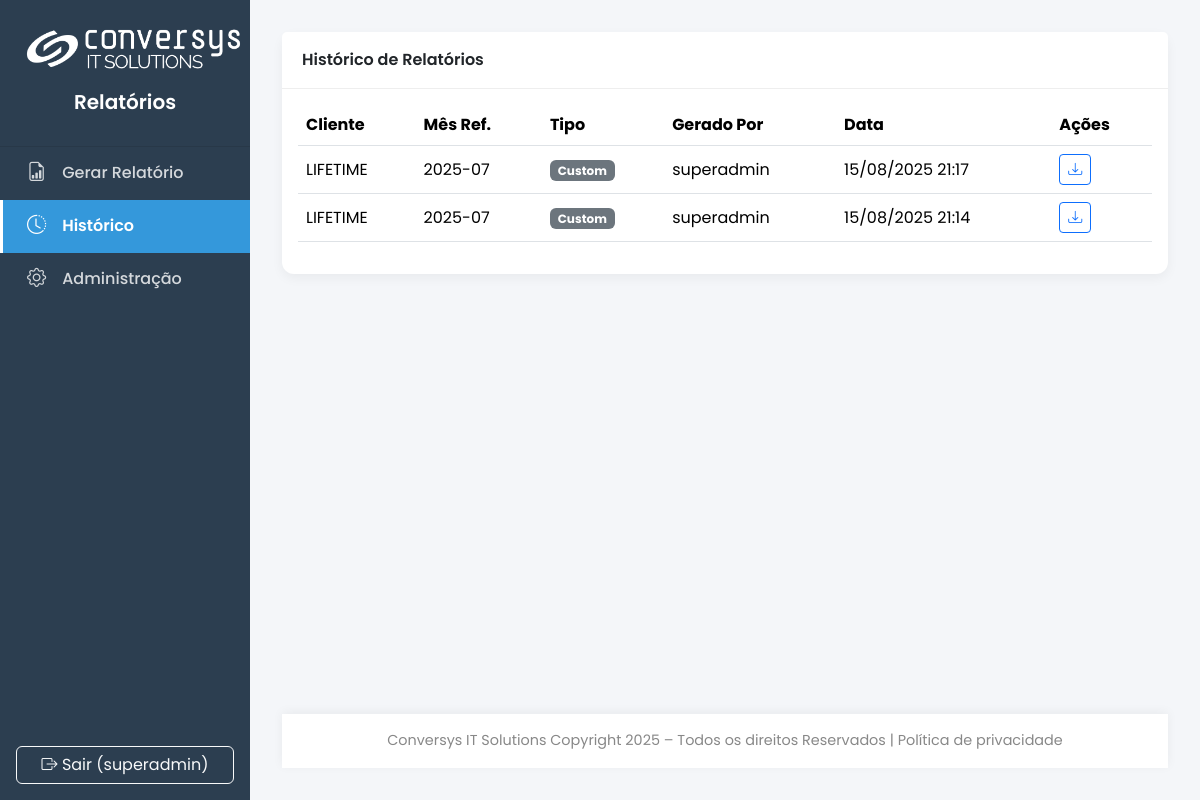
The app's page /history (signed in), older data.
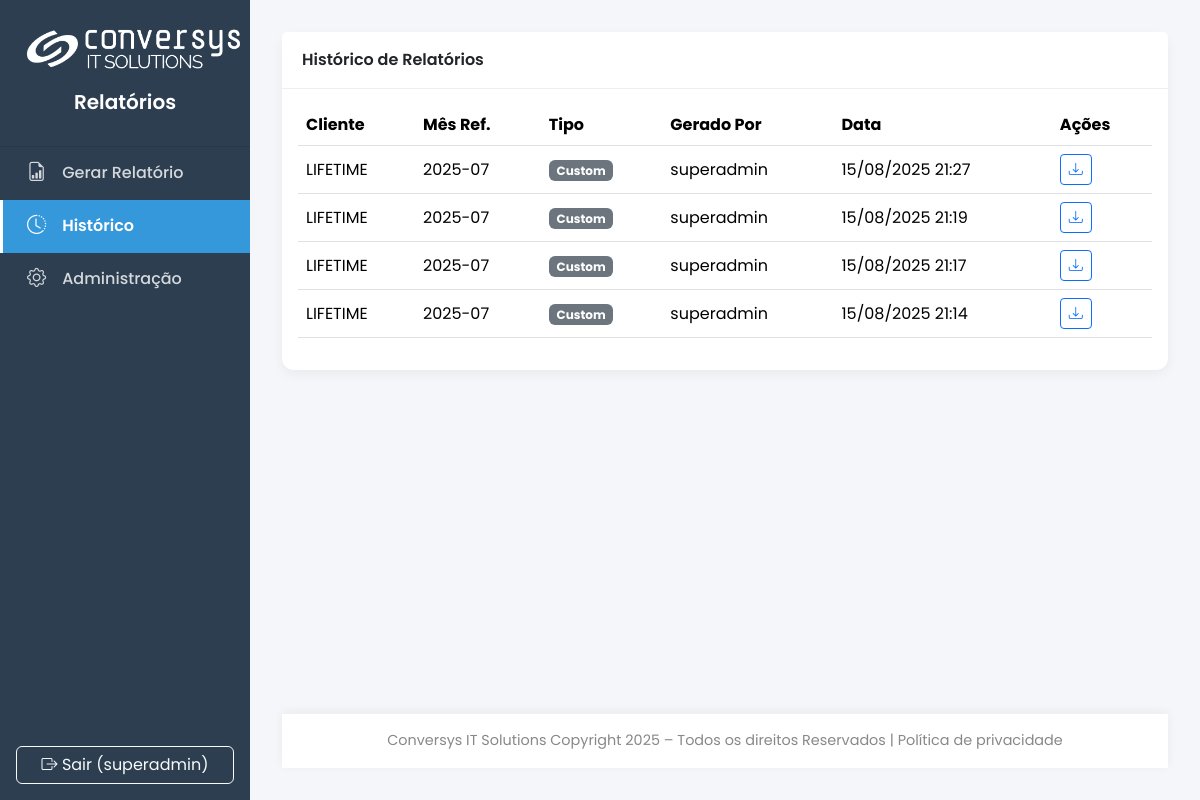
The same page, newer data.
### main.py (models this page shows, shortened)
class SystemConfig(db.Model):
    id = db.Column(db.Integer, primary_key=True)
    company_name = db.Column(db.String(100), default="Conversys IT Solutions")
    footer_text = db.Column(db.String(255), default=f"Conversys IT Solutions Copyright {dt.datetime.now().year} – Todos os direitos Reservados | Política de privacidade")
    primary_color = db.Column(db.String(7), default="#2c3e50")
    secondary_color = db.Column(db.String(7), default="#3498db")
    logo_dark_bg_path = db.Column(db.String(255), nullable=True)
    logo_light_bg_path = db.Column(db.String(255), nullable=True)
    logo_size = db.Column(db.Integer, default=50)
    login_media_path = db.Column(db.String(255), nullable=True)
    login_media_fill_mode = db.Column(db.String(10), default='cover')
    login_media_bg_color = db.Column(db.String(7), default='#2c3e50')
    report_cover_path = db.Column(db.String(255), nullable=True)
    report_final_page_path = db.Column(db.String(255), nullable=True)

class User(UserMixin, db.Model):
    id = db.Column(db.Integer, primary_key=True)
    username = db.Column(db.String(64), unique=True, nullable=False)
    password_hash = db.Column(db.String(256))
    role_id = db.Column(db.Integer, db.ForeignKey('role.id'), nullable=False)
    role = db.relationship('Role', backref='users')
    reports = db.relationship('Report', backref='author', lazy=True)
    clients = db.relationship('Client', secondary=user_client_association, lazy='subquery',
                              backref=db.backref('users', lazy=True))
    def has_role(self, role_name): return self.role.name == role_name

class Report(db.Model):
    id = db.Column(db.Integer, primary_key=True)
    filename = db.Column(db.String(255), unique=True, nullable=False)
    file_path = db.Column(db.String(255), nullable=False)
    created_at = db.Column(db.DateTime, default=dt.datetime.utcnow)
    reference_month = db.Column(db.String(7), nullable=False)
    user_id = db.Column(db.Integer, db.ForeignKey('user.id'), nullable=False)
    client_id = db.Column(db.Integer, db.ForeignKey('client.id'), nullable=False)
    report_type = db.Column(db.String(50), default='custom', nullable=False)

class Client(db.Model):
    id = db.Column(db.Integer, primary_key=True)
    name = db.Column(db.String(100), unique=True, nullable=False)
    sla_contract = db.Column(db.Float, nullable=False, default=99.9)
    logo_path = db.Column(db.String(255), nullable=True)
    reports = db.relationship('Report', backref='client', lazy=True, cascade="all, delete-orphan")
    zabbix_groups = db.relationship('ClientZabbixGroup', backref='client', lazy=True, cascade="all, delete-orphan")

### main.py (the view)
@app.route('/history')
@login_required
def history():
    if current_user.has_role('client'):
        client_ids = [c.id for c in current_user.clients]
        query = Report.query.filter(Report.client_id.in_(client_ids))
    else:
        query = Report.query
    reports = query.order_by(Report.created_at.desc()).all()
    return render_template('history.html', title="Histórico", reports=reports)

### main.py (called while the page is built)
@login_manager.user_loader
def load_user(user_id):
    return db.session.get(User, int(user_id))

@app.before_request
def before_request_func():
    g.sys_config = SystemConfig.query.first()

def get_text_color_for_bg(hex_color):
    try:
        hex_color = hex_color.lstrip('#')
        r, g, b = tuple(int(hex_color[i:i+2], 16) for i in (0, 2, 4))
        luminance = (0.299 * r + 0.587 * g + 0.114 * b) / 255
        return '#212529' if luminance > 0.6 else '#ffffff'
    except (ValueError, TypeError):
        return '#ffffff'

### templates/history.html (shortened to what this page needs)
{% extends 'base.html' %}
{% block content %}
<div class="card">
    <div class="card-header">Histórico de Relatórios</div>
    <div class="card-body">
        <div class="table-responsive">
            <table class="table table-hover align-middle">
            <thead><tr><th>Cliente</th><th>Mês Ref.</th><th>Tipo</th><th>Gerado Por</th><th>Data</th><th>Ações</th></tr></thead>
            <tbody>
            {% for report in reports %}
            <tr>
                <td>{{ report.client.name }}</td>
                <td>{{ report.reference_month }}</td>
                <td><span class="badge bg-secondary">{{ report.report_type.replace('_', ' ')|title }}</span></td>
                <td>{{ report.author.username }}</td>
                <td>{{ report.created_at.strftime('%d/%m/%Y %H:%M') }}</td>
                <td><a href="{{ url_for('download_report', report_id=report.id) }}" class="btn btn-sm btn-outline-primary" title="Baixar Novamente"><i class="bi bi-download"></i></a></td>
            </tr>
            {% else %}
            <tr><td colspan="6" class="text-center text-muted p-4">Nenhum relatório no histórico.</td></tr>
            {% endfor %}</tbody></table>
        </div>
    </div>
</div>
{% endblock %}

### templates/base.html (shortened to what this page needs)
<!DOCTYPE html>
<html lang="pt-BR"><head><link href="https://cdn.jsdelivr.net/npm/bootstrap@5.3.3/dist/css/bootstrap.min.css" rel="stylesheet"><link href="https://cdn.jsdelivr.net/npm/bootstrap-icons@1.11.3/font/bootstrap-icons.min.css" rel="stylesheet">
<style>
{% set sidebar_text_color = g.sys_config.primary_color | text_color_for_bg %}
:root { --primary-color: {{ g.sys_config.primary_color | default('#2c3e50') }}; --secondary-color: {{ g.sys_config.secondary_color | default('#3498db') }}; --bg-light: #f4f6f9; --sidebar-width: 250px; }
html, body { height: 100%; }
body { font-family: 'Poppins', sans-serif; background-color: var(--bg-light); display: flex; flex-direction: column; }
.wrapper { display: flex; flex-grow: 1; }
.sidebar { width: var(--sidebar-width); min-height: 100vh; background: var(--primary-color); transition: margin-left 0.3s; display: flex; flex-direction: column; flex-shrink: 0; }
#content { flex-grow: 1; padding: 2rem; display: flex; flex-direction: column; }
.main-content { flex-grow: 1; }
.sidebar-header { padding: 1.5rem; text-align: center; border-bottom: 1px solid rgba(0,0,0,0.1); }
.sidebar-header .logo { display: block; margin: 0 auto; }
.sidebar-header h5 { color: {{ sidebar_text_color }}; font-weight: 600; margin-top: 1rem; }
.sidebar .nav-link { color: {{ sidebar_text_color }}; opacity: 0.8; padding: 0.75rem 1.5rem; display: flex; align-items: center; font-weight: 500; border-left: 3px solid transparent; transition: all 0.2s ease; }
.sidebar .nav-link i { margin-right: 1rem; font-size: 1.2rem; }
.sidebar .nav-link:hover { color: {{ sidebar_text_color }}; opacity: 1; background-color: rgba(0,0,0,0.1); }
.sidebar .nav-link.active { color: #fff; opacity: 1; background-color: var(--secondary-color); border-left-color: #fff; font-weight: 600; }
.top-navbar { background-color: #fff; border-radius: 0.5rem; box-shadow: 0 2px 10px rgba(0,0,0,0.05); margin-bottom: 2rem; }
.top-navbar .nav-link { color: #555; font-weight: 500; }
.top-navbar .nav-link.active { color: var(--secondary-color); font-weight: 600; border-bottom: 2px solid var(--secondary-color); }
.card { border: none; border-radius: 0.75rem; box-shadow: 0 4px 12px rgba(0,0,0,0.05); }
.card-header { background-color: #fff; border-bottom: 1px solid #eee; font-weight: 600; padding: 1rem 1.25rem; }
.footer { text-align: center; padding: 1rem; color: #888; font-size: 0.9em; background-color: #fff; box-shadow: 0 -2px 10px rgba(0,0,0,0.05); margin-top: 2rem; }
.stat-card { color: white; border-radius: 0.75rem; padding: 1.5rem; }
.stat-card h3 { font-size: 2.5rem; font-weight: 700; }
.stat-card p { margin: 0; opacity: 0.9; }
</style></head>
<body><div class="wrapper">
<nav class="sidebar">
<div><div class="sidebar-header">
{% if g.sys_config.logo_dark_bg_path %}
    <img src="{{ url_for('uploaded_file', filename=g.sys_config.logo_dark_bg_path) }}" alt="Logo" class="logo" style="max-height: {{ g.sys_config.logo_size }}px;">
{% endif %}
<h5>{{ g.sys_config.company_name }}</h5></div>
<ul class="nav flex-column">
<li class="nav-item"><a class="nav-link {% if request.endpoint == 'gerar_form' %}active{% endif %}" href="{{ url_for('gerar_form') }}"><i class="bi bi-file-earmark-bar-graph"></i> Gerar Relatório</a></li>
<li class="nav-item"><a class="nav-link {% if request.endpoint == 'history' %}active{% endif %}" href="{{ url_for('history') }}"><i class="bi bi-clock-history"></i> Histórico</a></li>
{% if not current_user.has_role('client') %}
<li class="nav-item"><a class="nav-link {% if 'admin' in request.endpoint %}active{% endif %}" href="{{ url_for('admin_dashboard') }}"><i class="bi bi-gear"></i> Administração</a></li>
{% endif %}
</ul></div>
<div class="mt-auto p-3"><a href="{{ url_for('logout') }}" class="btn btn-outline-light w-100"><i class="bi bi-box-arrow-right"></i> Sair ({{ current_user.username }})</a></div>
</nav>
<main id="content">
<div class="main-content">
{% block content %}{% endblock %}
</div>
<footer class="footer">{{ g.sys_config.footer_text|safe }}</footer>
</main></div>
</body></html>

Row changes from the older to the newer data that the page shows:
added Report: client.name "LIFETIME", reference_month "2025-07", report_type.replace "Custom", author.username "superadmin", created_at "15/08/2025 21:27"
added Report: client.name "LIFETIME", reference_month "2025-07", report_type.replace "Custom", author.username "superadmin", created_at "15/08/2025 21:19"
